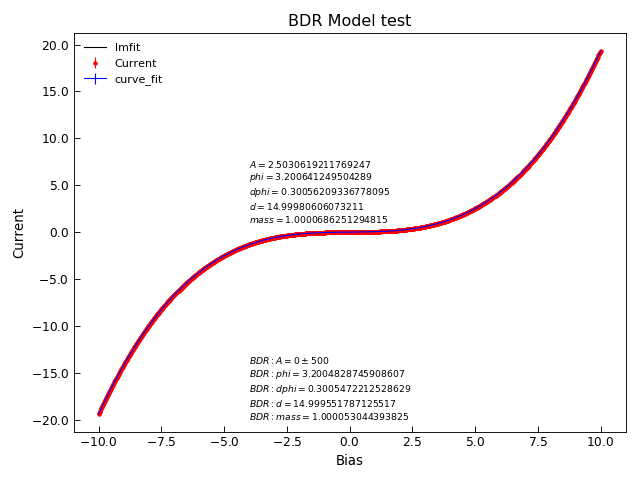

The script that drew this image:
"""Example of nDimArrhenius Fit."""
from Stoner import Data
import Stoner.Fit as SF
from  numpy import linspace,ones_like
from numpy.random import normal

#Make some data
V=linspace(-10,10,1000)
I=SF.bdr(V,2.5,3.2,0.3,15.0,1.0)+normal(size=len(V),scale=1.0E-3)
dI=ones_like(V)*1.0E-3

#Curve fit
d=Data(V,I,dI,setas="xye",column_headers=["Bias","Current","Noise"])

d.curve_fit(SF.bdr,p0=[2.5,3.2,0.3,15.0,1.0],result=True,header="curve_fit")
d.setas="xyey"
d.plot(fmt=["r.","b-"])
d.annotate_fit(SF.bdr,x=-4,y=1.0,prefix="bdr",fontdict={"size":"x-small"})

#lmfit
d.setas="xy"
fit=SF.BDR(missing="drop")
p0=fit.guess(I,x=V)
for p,v,mi,mx in zip(["A","phi","dphi","d","mass"],[2.500,3.2,0.3,15.0,1.0],[0.100,1.0,0.05,5.0,0.5],[10,10.0,2.0,30.0,5.0]):
    p0[p].value=v
    p0[p].bounds=[mi,mx]
d.lmfit(fit,p0=p0,result=True,header="lmfit")
d.setas="x...y"
d.plot()
d.annotate_fit(fit,x=-4,y=-20.0,prefix="BDR",fontdict={"size":"x-small"})

d.ylabel="Current"
d.title="BDR Model test"
d.tight_layout()
